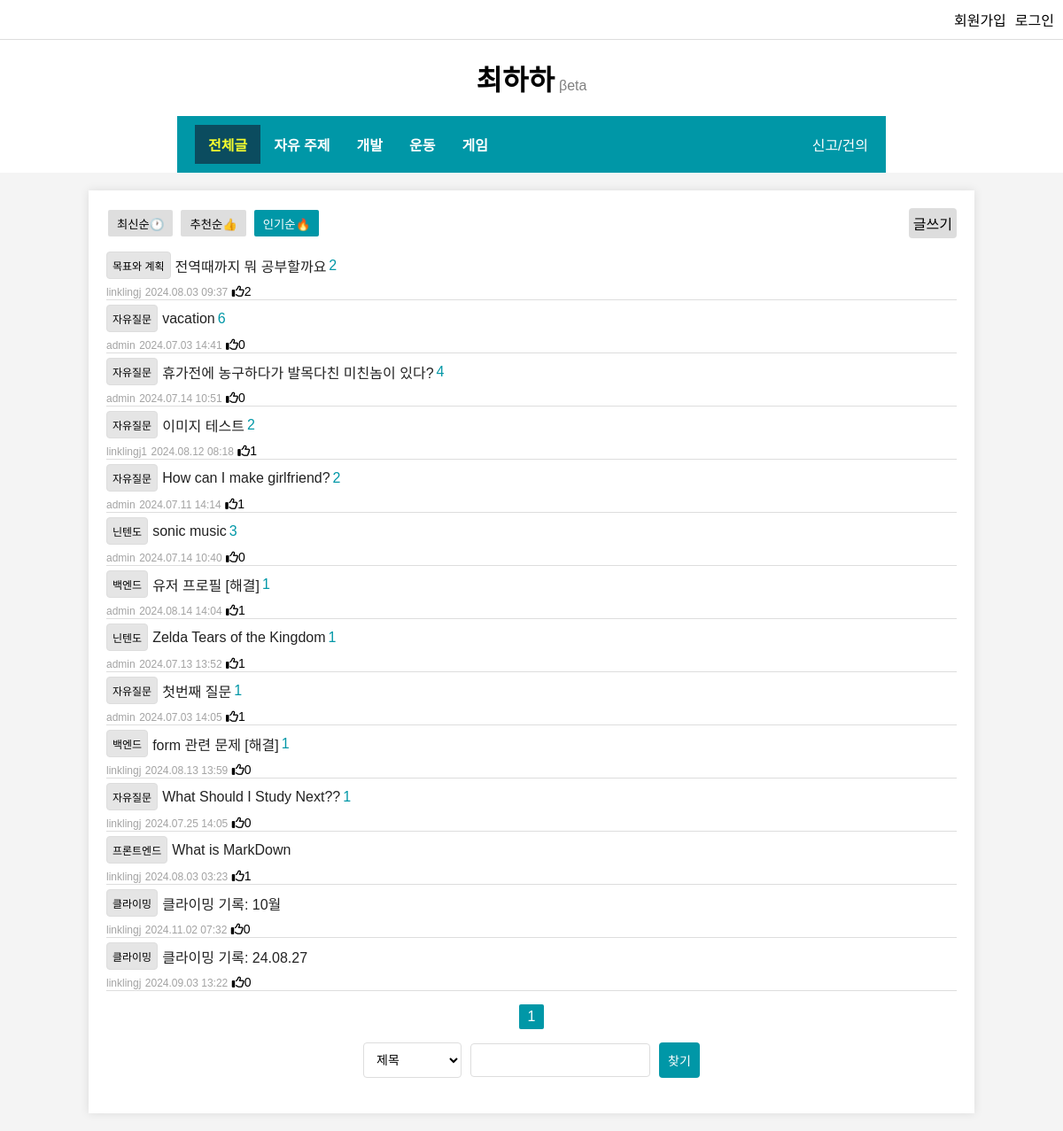
The app's page /?so=hot with its own data.
### pybo/models.py (models this page shows, shortened)
class Question(models.Model):
	author = models.ForeignKey(User, on_delete=models.CASCADE, related_name='author_question')
	subject = models.CharField(max_length = 200)
	content = models.TextField()
	create_date = models.DateTimeField(auto_now_add = True)
	modify_date = models.DateTimeField(null=True, blank=True)
	voter = models.ManyToManyField(User, related_name='voter_question')
	down_voter = models.ManyToManyField(User, related_name='down_voter_question')
	category = models.ForeignKey(Category, on_delete=models.CASCADE, related_name='category')

class Category(models.Model):
	name = models.CharField(max_length=100, unique=True)
	link_name = models.CharField(max_length=100, unique=True)

### pybo/views.py (the view, shortened to what this page needs)
# urls.py: path('', views.index, name='index'),
def index(request, category="all"):
	page = request.GET.get('page', '1') #페이지
	kw = request.GET.get('kw', '') #검색어
	st = request.GET.get('st', '') #검색 타입
	so = request.GET.get('so', 'recent') #정렬 기준
	if category == "all":
		question_list = Question.objects.all().order_by('-create_date')
	else:
		c = get_object_or_404(Category, link_name=category)
		question_list = Question.objects.filter(Q(category=c)).order_by('-create_date')
	if so:
		if so == 'recent':
			question_list = question_list.order_by('-create_date')
		elif so == 'recommend':
			question_list = question_list.annotate(num_voter=Count('voter')).order_by('-num_voter', '-create_date')
		elif so == 'hot':
			question_list = question_list.annotate(rank=hotRank(Count('voter'),Count('down_voter'), Count('answer'))).order_by('-rank', '-create_date')
	paginator = Paginator(question_list, 20)
	page_obj = paginator.get_page(page)
	context = {'question_list': page_obj, 'page':page, 'kw':kw, 'so':so, 'cat':category}
	return render(request, 'pybo/question_list.html', context)

### pybo/rank.py (called while the page is built)
def hotRank(likes, dislikes, answers):
	l = likes * 1.0
	d = dislikes * 2.0
	a = answers * 1.5
	rank = (l - d + a)
	return rank

### templates/pybo/question_list.html (shortened to what this page needs)
{% extends 'base.html' %}
{% block content %}
{% load static %}
<link rel="stylesheet" type="text/css" href="{% static 'question_list.css' %}">
<div class="container">
	<div class="top">
		<div class="so-box">
			<button type="button" title="최신순" class="search-order small_button" data-so="recent">최신순🕐</button>
			<button type="button" title="추천순" class="search-order small_button" data-so="recommend">추천순👍</button>
			<button type="button" title="인기순" class="search-order small_button" data-so="hot">인기순🔥</button>
		</div>
		<a href="{% url 'pybo:question_create' %}?df={{ cat }}" class="new-question">글쓰기</a>
	</div>
	{% if question_list %}
		{% for question in question_list %}
		<div class="post_box">
			<div class="title_box">
				<div class="category">{{ question.category.name }}</div>
				<a href="{% url 'pybo:detail' question.id %}" class="question-link">{{question.subject}}</a>
				{% if question.answer_set.count > 0 %}
					<span class="comment_count">{{ question.answer_set.count }}</span>
				{% endif %}
			</div>
			<div class="info_box">
				<span class="small">{{ question.author.username }}</span>
				<span class="small">{{ question.create_date|date:"Y.m.d H:i" }}</span>
				<span class="like_count"><i class="fa-regular fa-thumbs-up"></i>{{ question.voter.count }}</span>
			</div>
		</div>
		{% endfor %}
	{% else %}
		<p>게시글 없음</p>
	{% endif %}
	<div class="pagination">
		{% for page_number in question_list.paginator.page_range %}
		{% if page_number >= question_list.number|add:-2 and page_number <= question_list.number|add:2 %}
			{% if page_number == question_list.number %}
				<a class="small_button selected page-link" data-page="{{ page_number }}" href="#">{{ page_number }}</a>
			{% else %}
				<a class="small_button page-link" data-page="{{ page_number }}" href="#">{{ page_number }}</a>
			{% endif %}
		{% endif %}
		{% endfor %}
	</div>
	<div>
		<div class="search-form">
			<select name="search-type" class="search-select" id="search-select">
				<option value="title">제목</option>
			</select>
			<input class="search-input" id="search-input" type="text" class="form-control kw" value="{{ kw|default_if_none:'' }}">
			<button class="search-button" type="button" id="search-button">찾기</button>
	</div>
</div>
{% load static %}
{% endblock %}

### static/styles.css (style rules this page uses)
body { font-family: Arial, sans-serif; background-color: #f4f4f4; margin-left: 30px; margin-right: 30px; padding: 0; }
.container { width: 80%; margin: 20px auto; padding: 20px; background-color: #fff; box-shadow: 0 0 10px rgba(0, 0, 0, 0.1); }
input { margin-bottom: 20px; }
.small_button { background-color: #dedede; color: black; border: none; margin: 2px; padding: 5px 10px; border-radius: 2px; cursor: pointer; text-decoration: none; }

### static/navbar.css (style rules this page uses)
body { margin: 0; padding: 0; font-family: Arial, sans-serif; }

### static/question_list.css (style rules this page uses)
.post_box { border-bottom: 1px solid #ddd; }
.top { display: flex; justify-content: space-between; }
.new-question { background-color: #ddd; color: black; border: none; padding: 5px; border-radius: 4px; cursor: pointer; text-decoration: none; margin-bottom:10px; }
.title_box { display: flex; align-items: center; margin: 5px 0px 5px 0px; }
.question-link { text-decoration: none; color: #222; margin-right: 3px; cursor: pointer; }
.small { font-size: 12px; color: #a3a3a3; }
.comment_count { font-size: 16px; color: #0097A7; }
.like_count { font-size: 14px; }
.pagination { margin: 10px; display: flex; justify-content: center; align-items: center; }
.selected { background-color: #0097A7; color: white; }
.search-form { display: flex; justify-content: center; align-items: center; gap: 10px; }
.search-select, .search-input, .search-button { padding: 10px; font-size: 14px; border: 1px solid #ddd; border-radius: 4px; }
.search-select { background-color: #fff; }
.search-input { border: 1px solid #ddd; border-radius: 4px; margin-bottom: 0; }
.search-button { background-color: #0097A7; color: white; border: none; cursor: pointer; }
.so-box { display: flex; gap: 5px; margin-bottom: 10px; }
.category { display: flex; justify-content: center; background-color: #e5e5e5; border: 1px solid #ddd; padding: 6px; font-size: 12px; margin-right: 5px; border-radius: 4px; }

### records on screen
Question: category.name "목표와 계획", subject "전역때까지 뭐 공부할까요", answer_set.count "2", author.username "linklingj", create_date "2024.08.03 09:37", voter.count "2"
Question: category.name "자유질문", subject "vacation", answer_set.count "6", author.username "admin", create_date "2024.07.03 14:41", voter.count "0"
Question: category.name "자유질문", subject "휴가전에 농구하다가 발목다친 미친놈이 있다?", answer_set.count "4", author.username "admin", create_date "2024.07.14 10:51", voter.count "0"
Question: category.name "자유질문", subject "이미지 테스트", answer_set.count "2", author.username "linklingj1", create_date "2024.08.12 08:18", voter.count "1"
Question: category.name "자유질문", subject "How can I make girlfriend?", answer_set.count "2", author.username "admin", create_date "2024.07.11 14:14", voter.count "1"
Question: category.name "닌텐도", subject "sonic music", answer_set.count "3", author.username "admin", create_date "2024.07.14 10:40", voter.count "0"
Question: category.name "백엔드", subject "유저 프로필 [해결]", answer_set.count "1", author.username "admin", create_date "2024.08.14 14:04", voter.count "1"
Question: category.name "닌텐도", subject "Zelda Tears of the Kingdom", answer_set.count "1", author.username "admin", create_date "2024.07.13 13:52", voter.count "1"
Question: category.name "자유질문", subject "첫번째 질문", answer_set.count "1", author.username "admin", create_date "2024.07.03 14:05", voter.count "1"
Question: category.name "백엔드", subject "form 관련 문제 [해결]", answer_set.count "1", author.username "linklingj", create_date "2024.08.13 13:59", voter.count "0"
Question: category.name "자유질문", subject "What Should I Study Next??", answer_set.count "1", author.username "linklingj", create_date "2024.07.25 14:05", voter.count "0"
Question: category.name "프론트엔드", subject "What is MarkDown", author.username "linklingj", create_date "2024.08.03 03:23", voter.count "1"
Question: category.name "클라이밍", subject "클라이밍 기록: 10월", author.username "linklingj", create_date "2024.11.02 07:32", voter.count "0"
Question: category.name "클라이밍", subject "클라이밍 기록: 24.08.27", author.username "linklingj", create_date "2024.09.03 13:22", voter.count "0"

### other values on screen
{{ page_number }} "1"
